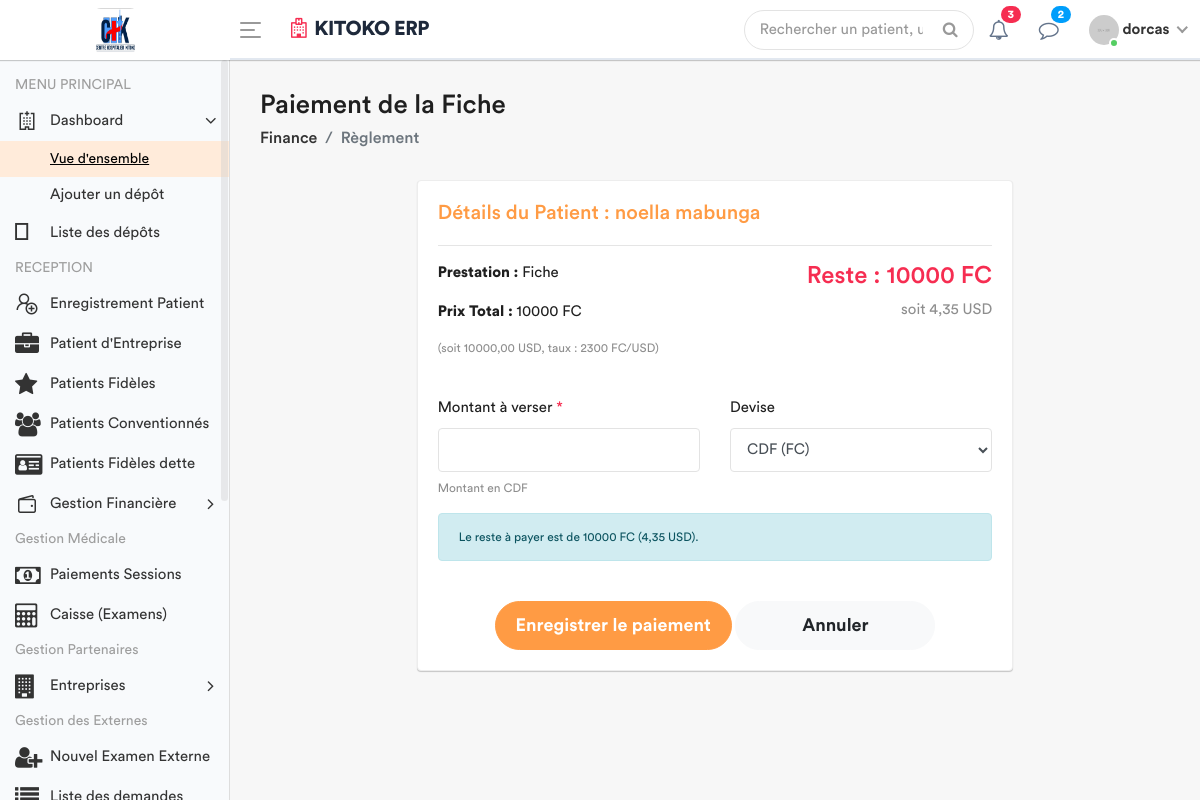
Page /patient/2/payer-fiche/ (signed in) on the committed database.
### apps/models.py (models this page shows, shortened)
class Patient(models.Model):
    TYPE_CHOICES = [
        ('SIMPLE', 'Patient Simple'),
        ('FIDELE', 'Patient Fidèle'),
        ('CONVENTIONNE', 'Patient Conventionné'),
    ]
    code_patient = models.CharField(max_length=20, unique=True, editable=False)
    noms = models.CharField(max_length=100)
    service = models.ForeignKey('Service', on_delete=models.PROTECT, related_name='patients', null=True)
    sexe = models.CharField(max_length=1, choices=[('M', 'Masculin'), ('F', 'Féminin')])
    age = models.CharField(max_length=30)
    adresse = models.TextField()
    telephone = models.CharField(max_length=20)
    type_patient = models.CharField(max_length=15, choices=TYPE_CHOICES, default='SIMPLE')
    a_carte_fidelite = models.BooleanField(default=False, verbose_name="Possède carte de fidélité")
    entreprise = models.ForeignKey(
        'Entreprise',
        on_delete=models.SET_NULL,
        null=True,
        blank=True,
        related_name='patients',
        verbose_name="Entreprise (si conventionné)"
    )
    fiche_payee = models.BooleanField(default=False)
    created_by = models.ForeignKey(User, on_delete=models.SET_NULL, null=True, related_name='patients_crees')
    date_creation = models.DateTimeField(auto_now_add=True)
    date_modification = models.DateTimeField(auto_now=True)

class Prestation(models.Model):
    CATEGORIES = [
        ('ADM', 'Administratif'),
        ('CONS', 'Consultation'),
        ('LABO', 'Laboratoire'),
        ('SOIN', 'Soins'),
        ('ECHO', 'Échographie'),
        ('RADIO', 'Radiologie'),
        ('SCAN', 'Scanner'),
        ('IRM', 'IRM'),
        ('CARDIO', 'Cardiographie'),
        ('GYNECO', 'Gynécographie'),
        ('ONCO', 'Oncologie'),
        ('ORTHO', 'Orthopédie'),
        ('DERMA', 'Dermatologie'),
        ('OPHTA', 'Ophtalmologie'),
        ('PSY', 'Psychiatrie'),
        ('KINE', 'Rééducation / Kinésithérapie'),
        ('MED', 'Acte Médical'),
        ('CHIR', 'Acte Chirurgical'),
        ('CONS_MAT', 'Consultation Maternité'),
        ('MAT', 'Forfait Maternité / Accouchement'),
    ]
    libelle = models.CharField(max_length=200, verbose_name="Libellé")
    categorie = models.CharField(max_length=10, choices=CATEGORIES, verbose_name="Catégorie")
    prix = models.DecimalField(
        max_digits=12,
        decimal_places=2,
        default=Decimal('0.00'),
        verbose_name="Prix (CDF)"
    )
    valeur_normale = models.CharField(
        max_length=150,
        blank=True,
        null=True,
        verbose_name="Valeur Normale / Référence (Labo uniquement)",
        help_text="Ex: 70-110 mg/dl, Négatif, etc."
    )
    class Meta:
        verbose_name = "Prestation"
        verbose_name_plural = "Prestations"

class ConfigurationHopital(models.Model):
    taux_usd_en_cdf = models.DecimalField(
        max_digits=10,
        decimal_places=2,
        default=Decimal('2500.00'),  # prix par défaut en CDF
        help_text="Nombre de Francs Congolais (CDF) pour 1 USD"
    )
    derniere_mise_a_jour = models.DateTimeField(auto_now=True)
    class Meta:
        verbose_name = "Configuration du Taux"
        verbose_name_plural = "Configuration du Taux"

### apps/views.py (the view, shortened to what this page needs)
# urls.py: path('patient/<int:patient_id>/payer-fiche/', views.payer_fiche, name='payer_fiche'),
@login_required
def payer_fiche(request, patient_id):
    patient = get_object_or_404(Patient, id=patient_id)
    config = ConfigurationHopital.objects.first()
    taux = config.taux_usd_en_cdf if config else Decimal('2500.00')
    try:
        prestation_fiche = Prestation.objects.get(categorie='ADM', libelle__icontains="Fiche")
    except (Prestation.DoesNotExist, Prestation.MultipleObjectsReturned):
        prestation_fiche = Prestation.objects.filter(categorie='ADM', libelle__icontains="Fiche").first()
    if not prestation_fiche:
        messages.error(request, "La prestation 'Fiche' n'est pas configurée.")
        return redirect('enregistrement_patient')
    prix_fiche_cdf = Decimal(str(prestation_fiche.prix))
    paiements_existants = Paiement.objects.filter(patient=patient, service='FICHE')
    total_deja_paye_cdf = Decimal('0.00')
    for p in paiements_existants:
        if p.devise == 'CDF':
            total_deja_paye_cdf += p.montant_verse
        else:
            total_deja_paye_cdf += p.montant_verse * taux
    reste_a_payer_cdf = prix_fiche_cdf - total_deja_paye_cdf
    role = Fonction.objects.filter(userKey=request.user).first()
    fonctionKey = role.fonctionKey.roleName if role else None
    context = {
        'patient': patient,
        'reste_a_payer': reste_a_payer_cdf,
        'reste_a_payer_usd': reste_a_payer_cdf / taux if taux else Decimal('0'),
        'taux': taux,
        'prix_fiche': prix_fiche_cdf,
        'libelle_prestation': prestation_fiche.libelle,
        'fonctionKey': fonctionKey,
        'deja_paye': patient.fiche_payee
    }
    return render(request, 'back-end/finance/payer_fiche.html', context)

### apps/templates/back-end/finance/payer_fiche.html (shortened to what this page needs)
<!DOCTYPE html>
{% load static %}
<html lang="fr">
    <head>
        {% include 'back-end/includes/css.html' %}
    </head>
    <body>
        <div class="main-wrapper">
            {% include 'back-end/includes/header.html' %}
            {% include 'back-end/includes/sidebar.html' %}
            <div class="page-wrapper">
                <div class="content container-fluid">
                    <div class="page-header">
                        <div class="row">
                            <div class="col-sm-12">
                                <h3 class="page-title">Paiement de la Fiche</h3>
                                <ul class="breadcrumb">
                                    <li class="breadcrumb-item"><a href="#">Finance</a></li>
                                    <li class="breadcrumb-item active">Règlement</li>
                                </ul>
                            </div>
                        </div>
                    </div>
                    <div class="row">
                        <div class="col-lg-8 offset-lg-2">
                            <div class="card">
                                <div class="card-body">
                                    <h4 class="card-title text-primary">Détails du Patient : {{ patient.noms }}</h4>
                                    <hr>
                                    <div class="row mb-4">
                                        <div class="col-md-6">
                                            <p><strong>Prestation :</strong> {{ libelle_prestation }}</p>
                                            <p><strong>Prix Total :</strong> {{ prix_fiche|floatformat:0 }} FC</p>
                                            <p class="text-muted small">
                                                (soit {{ prix_fiche|floatformat:2 }} USD, taux : {{ taux|floatformat:0 }} FC/USD)
                                            </p>
                                        </div>
                                        <div class="col-md-6 text-md-right">
                                            <h3 class="text-danger">Reste : {{ reste_a_payer|floatformat:0 }} FC</h3>
                                            <p class="text-muted">
                                                soit {{ reste_a_payer_usd|floatformat:2 }} USD
                                            </p>
                                        </div>
                                    </div>
                                    {% if deja_paye %}
                                        <div class="alert alert-success text-center">
                                            <i class="fa fa-check-circle fa-3x mb-3"></i><br>
                                            <strong>Cette fiche a déjà été payée en totalité.</strong>
                                            <div class="mt-3">
                                                <a href="{% url 'enregistrement_patient' %}" class="btn btn-secondary">Retour à la liste</a>
                                            </div>
                                        </div>
                                    {% else %}
                                        <form method="POST">
                                            <div class="row">
                                                <div class="col-md-6">
                                                    <div class="form-group">
                                                        <label>Montant à verser <span class="text-danger">*</span></label>
                                                        <input class="form-control" type="number" name="montant" step="0.01" required>
                                                        <small class="form-text text-muted">
                                                            Montant en <span id="label_devise_montant">CDF</span>
                                                        </small>
                                                    </div>
                                                </div>
                                                <div class="col-md-6">
                                                    <div class="form-group">
                                                        <label>Devise</label>
                                                        <select class="form-control" name="devise" id="devise_select">
                                                            <option value="CDF">CDF (FC)</option>
                                                        </select>
                                                    </div>
                                                </div>
                                            </div>
                                            <div class="alert alert-info">
                                                <small id="info_paiement">
                                                    Le reste à payer est de {{ reste_a_payer|floatformat:0 }} FC
                                                    ({{ reste_a_payer_usd|floatformat:2 }} USD).
                                                </small>
                                            </div>
                                            <div class="submit-section">
                                                <button class="btn btn-primary submit-btn">Enregistrer le paiement</button>
                                                <a href="{% url 'enregistrement_patient' %}" class="btn btn-light submit-btn">Annuler</a>
                                            </div>
                                        </form>
                                    {% endif %}
                                </div>
                            </div>
                        </div>
                    </div>
                </div>
            </div>
        </div>
    </body>
</html>

### apps/templates/back-end/includes/header.html (shortened to what this page needs)
{% load static %}
<div class="header" style="background: #ffffff; border-bottom: 2px solid #e2e8f0;">
    <div class="header-left" style="background: #ffffff;">
        <a href="{% url 'home' %}" class="logo">
            <img src="{% static 'front-end/assets/images/banner/logo2.jpg' %}" width="45" height="45" alt="Moyanoli" style="border-radius: 8px;">
        </a>
    </div>
    <a id="toggle_btn" href="javascript:void(0);" style="color: #007bff;">
        <span class="bar-icon">
            <span></span>
            <span></span>
            <span></span>
        </span>
    </a>
    <div class="page-title-box">
        <h3 style="color: #1e293b; font-weight: 700; letter-spacing: -0.5px;">
            <i class="fa fa-hospital-o text-danger mr-2"></i>KITOKO ERP
        </h3>
    </div>
    <ul class="nav user-menu">
        <li class="nav-item">
            <div class="top-nav-search">
                <form action="#">
                    <input class="form-control" type="text" placeholder="Rechercher un patient, un dossier...">
                    <button class="btn" type="submit"><i class="fa fa-search"></i></button>
                </form>
            </div>
        </li>
        <li class="nav-item dropdown">
            <a href="#" class="dropdown-toggle nav-link" data-toggle="dropdown">
                <i class="fa fa-bell-o" style="color: #64748b;"></i> <span class="badge badge-pill bg-danger">3</span>
            </a>
        </li>
        <li class="nav-item dropdown">
            <a href="#" class="dropdown-toggle nav-link" data-toggle="dropdown">
                <i class="fa fa-comment-o" style="color: #64748b;"></i> <span class="badge badge-pill bg-info">2</span>
            </a>
        </li>
        <li class="nav-item dropdown has-arrow main-drop">
            <a href="#" class="dropdown-toggle nav-link" data-toggle="dropdown">
                <span class="user-img">
                    <img src="{% static 'back-end/assets/img/profiles/avatar-21.jpg' %}" alt="">
                    <span class="status online"></span>
                </span>
                <span style="font-weight: 600;">{{ user.username }}</span>
            </a>
        </li>
    </ul>
</div>

### rows in the picture
Patient: noms "noella mabunga"
Prestation: libelle "Fiche"
ConfigurationHopital: taux_usd_en_cdf "2300"

### other values in the picture
{{ user.username }} "dorcas"
{{ prix_fiche|floatformat:0 }} "10000"
{{ prix_fiche|floatformat:2 }} "10000,00"
{{ reste_a_payer|floatformat:0 }} "10000"
{{ reste_a_payer_usd|floatformat:2 }} "4,35"
